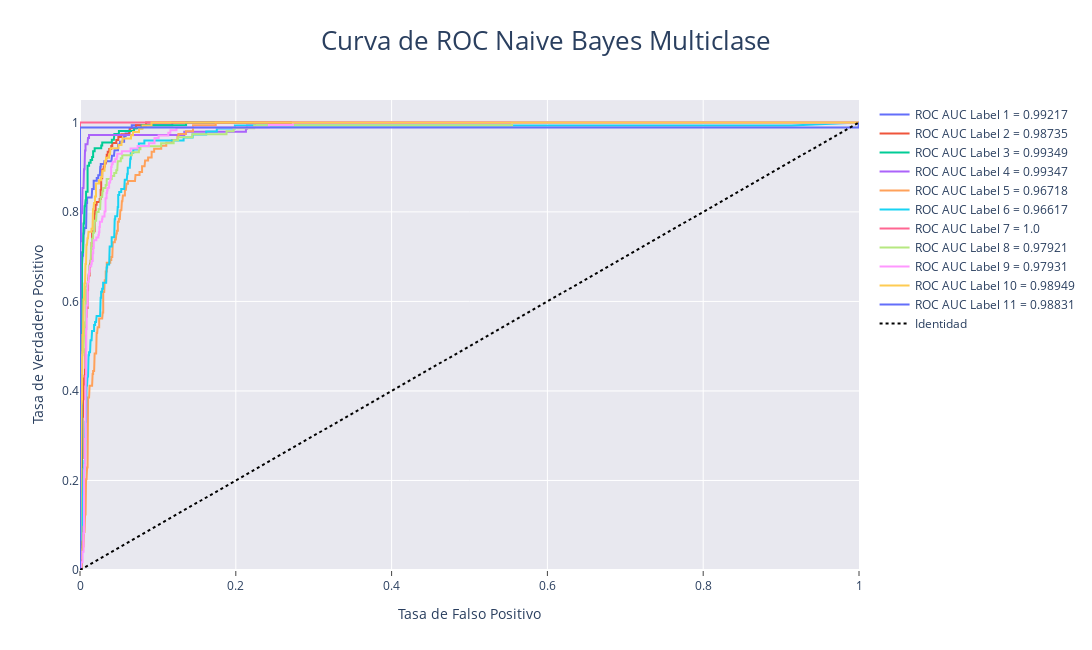

The notebook cell this image was saved under:
### Code cell
nb_roc_graph = go.Figure()
for i in range(11):
    nb_roc_graph.add_trace(go.Scatter(
            x = fpr[i],
            y = tpr[i],
            mode = 'lines',
            name = f'ROC AUC Label {i + 1} = {round(roc_auc[i], 5)}',
    ))
nb_roc_graph.add_trace(go.Scatter(
        x = [0, 1],
        y = [0, 1],
        mode = 'lines',
        name = f'Identidad',
        line = dict(
                dash = 'dot',
                color='#000000'
        ),
))
nb_roc_graph.update_layout(
        width = 1100,
        height = 650,
        title = 'Curva de ROC Naive Bayes Multiclase',
        plot_bgcolor = '#E8E8EF',
        titlefont_size = 26,
        title_x = 0.5,
        xaxis = dict(
                title = 'Tasa de Falso Positivo',
                ticks = 'outside',
                range = [0, 1]
        ),
        yaxis = dict(
                title = 'Tasa de Verdadero Positivo',
                range = [0, 1.05]
        ),
        showlegend = True
)
nb_roc_graph.show()
